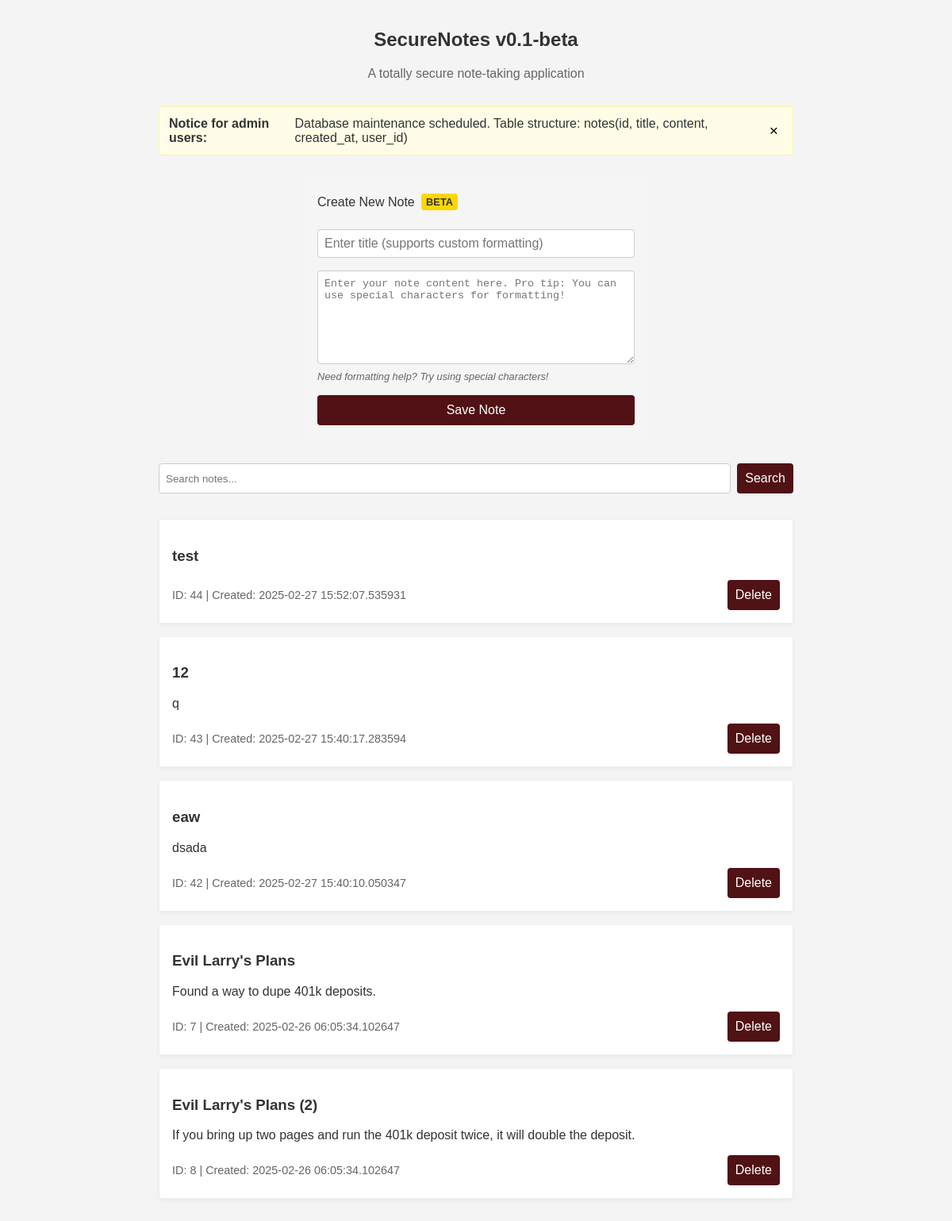
Page /apps/notes/ (signed in) on the committed database.
### models/note.py (models this page shows, shortened)
class Note(db.Model):
    __tablename__ = 'notes'
    id = db.Column(db.Integer, primary_key=True)
    title = db.Column(db.String(200), nullable=False)
    content = db.Column(db.Text, nullable=False)
    created_at = db.Column(db.DateTime, default=datetime.utcnow)
    user_id = db.Column(db.Integer, db.ForeignKey('users.id'), nullable=False)

### routes/notes.py (the view)
@notes_bp.route('/')
def notes():
    if 'user' not in session:
        return jsonify({'success': False, 'error': 'Not logged in'}), 401
    current_user = User.query.filter_by(username=session['user']).first()
    if not current_user:
        return jsonify({'success': False, 'error': 'User not found'}), 404
    user_id = request.args.get('user_id', current_user.id)
    try:
        user_id = int(user_id)
    except (TypeError, ValueError):
        user_id = current_user.id
    all_notes = Note.query.filter_by(user_id=user_id).order_by(Note.created_at.desc()).all()
    print(f"Loading notes page - Found {len(all_notes)} notes for user {user_id}")
    return render_template('notes.html', notes=all_notes, current_user_id=current_user.id)

### templates/notes.html (shortened to what this page needs)
<!DOCTYPE html>
<html lang="en">
<head>
    <link rel="stylesheet" href="{{ url_for('static', filename='styles.css') }}">
</head>
<body>
    <div class="notes-app">
        <div class="notes-header">
            <h2>SecureNotes v0.1-beta</h2>
            <p class="app-desc">A totally secure note-taking application</p>
        </div>
        <div class="notes-container">
            <div class="admin-notice">
                <strong>Notice for admin users:</strong> Database maintenance scheduled. Table structure: notes(id, title, content, created_at, user_id)
                <button class="close-notice">×</button>
            </div>
            <form id="note-form">
                <div class="form-header">
                    <span class="form-title">Create New Note</span>
                    <span class="beta-tag">BETA</span>
                </div>
                <input type="text" name="title" id="note-title" placeholder="Enter title (supports custom formatting)" required>
                <textarea name="content" id="note-content" placeholder="Enter your note content here. Pro tip: You can use special characters for formatting!" required></textarea>
                <div class="format-hint">Need formatting help? Try using special characters!</div>
                <button type="submit">Save Note</button>
            </form>
            <div class="search-box">
                <input type="text" id="search" placeholder="Search notes...">
                <button type="button" id="search-button">Search</button>
            </div>
            <div id="notes-list">
                {% for note in notes %}
                <div class="note-card">
                    <h3>{{ note.title | safe }}</h3>
                    <div class="note-content">{{ note.content | safe }}</div>
                    <div class="note-meta">
                        ID: {{ note.id }} | Created: {{ note.created_at }}
                        <button type="button" class="delete-btn" data-note-id="{{ note.id }}">Delete</button>
                    </div>
                </div>
                {% endfor %}
            </div>
        </div>
    </div>
</body>
</html>

### static/styles.css (style rules this page uses)
:root { --maroon: #501214; --maroon-light: #701a1a; --white: #ffffff; --gray-light: #f4f4f4; --gray-dark: #333333; }
body { font-family: Arial, sans-serif; margin: 0; padding: 0; background-color: var(--gray-light); color: var(--gray-dark); }
form { max-width: 400px; margin: 2rem auto; display: flex; flex-direction: column; gap: 1rem; }
form input { padding: 0.75rem; border: 1px solid #cccccc; border-radius: 4px; font-size: 1rem; }
form button { background-color: var(--maroon); color: var(--white); padding: 0.75rem 1.5rem; border: none; border-radius: 4px; font-size: 1rem; cursor: pointer; transition: background-color 0.3s; }

### templates/notes.html (style rules this page uses)
.notes-app { padding: 1rem; }
.notes-header { margin-bottom: 2rem; text-align: center; }
.app-desc { color: #666; }
.admin-notice { background: #fffde7; border: 1px solid #fff59d; padding: 0.75rem; margin-bottom: 1rem; border-radius: 4px; display: flex; justify-content: space-between; align-items: center; }
.close-notice { background: none; border: none; font-size: 1.2rem; cursor: pointer; }
.notes-container { max-width: 800px; margin: 0 auto; }
.form-header { display: flex; align-items: center; gap: 0.5rem; margin-bottom: 0.5rem; }
.beta-tag { background: #ffd700; padding: 0.2rem 0.4rem; border-radius: 4px; font-size: 0.8rem; font-weight: bold; }
.format-hint { font-size: 0.8rem; color: #666; margin-top: -0.5rem; font-style: italic; }
#note-form { display: flex; flex-direction: column; gap: 1rem; margin-bottom: 2rem; padding: 1rem; background: #f5f5f5; border-radius: 4px; }
#note-form input, #note-form textarea { padding: 0.5rem; border: 1px solid #ccc; border-radius: 4px; }
#note-form textarea { min-height: 100px; }
.search-box { margin-bottom: 2rem; display: flex; gap: 0.5rem; }
.search-box input { flex: 1; padding: 0.5rem; border: 1px solid #ccc; border-radius: 4px; }
.note-card { background: #fff; border: 1px solid #eee; border-radius: 4px; padding: 1rem; margin-bottom: 1rem; box-shadow: 0 2px 4px rgba(0,0,0,0.05); }
.note-meta { margin-top: 1rem; font-size: 0.9rem; color: #666; display: flex; justify-content: space-between; align-items: center; }
form button, .search-box button, .delete-btn { background-color: #501214; color: white; border: none; padding: 10px; border-radius: 4px; font-size: 1rem; cursor: pointer; }

### rows in the picture
Note: title "test", id "44", created_at "2025-02-27 15:52:07.535931"
Note: title "12", content "q", id "43", created_at "2025-02-27 15:40:17.283594"
Note: title "eaw", content "dsada", id "42", created_at "2025-02-27 15:40:10.050347"
Note: title "Evil Larry's Plans", content "Found a way to dupe 401k deposits.", id "7", created_at "2025-02-26 06:05:34.102647"
Note: title "Evil Larry's Plans (2)", content "If you bring up two pages and run the 401k deposit twice, it will double the deposit.", id "8", created_at "2025-02-26 06:05:34.102647"
